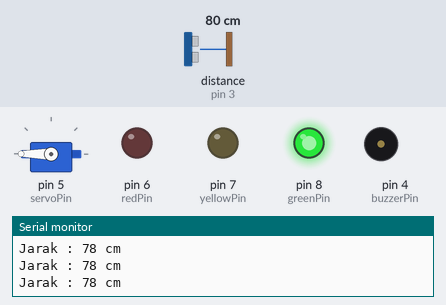
A sketch run on a simulated Arduino Uno, built with avr-gcc and run on an emulated ATmega328P. Shown: servo, output pins drawn as LEDs (lit = HIGH), buzzer (waves = sounding, pin HIGH), the last lines printed to the serial monitor. Wiring (inferred from the names in the program): ultrasonic range finder: trigger pin 2; echo pin 3. The test bench sets the inputs (shaded band); at power-on: distance to the obstacle (sensor on pin 3) 80 cm. The echo pulse lasts 58.3 µs per cm; pins used as bus, display or sensor lines are not drawn.

Above: at 1.2 s.
1.3 s: distance to the obstacle (sensor on pin 3) set to 9 cm
4.3 s: distance to the obstacle (sensor on pin 3) set to 6 cm
At 4.72 s:
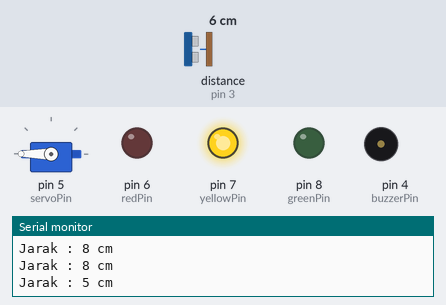
At 5.8 s:
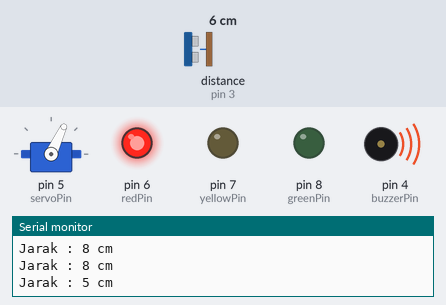
Timing chart, 0 to 11.5 s (numbered marks = the images above; inputs shaded):
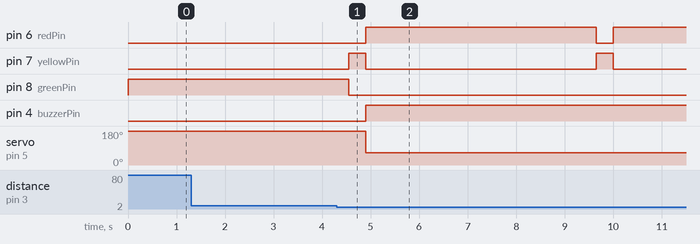

The sketch:

code.ino
```cpp
#include <Servo.h>

const int trigPin = 2;
const int echoPin = 3;
const int buzzerPin = 4;
const int servoPin = 5;
const int redPin = 6;
const int yellowPin = 7;
const int greenPin = 8;

const int servoDefaultWrite = 180;

long duration;
int distance;
Servo servo;

void setup() {
  pinMode(trigPin, OUTPUT);
  pinMode(echoPin, INPUT);

  pinMode(buzzerPin, OUTPUT);
  servo.attach(servoPin);

  pinMode(redPin, OUTPUT);
  pinMode(yellowPin, OUTPUT);
  pinMode(greenPin, OUTPUT);

  Serial.begin(9600);

  servo.write(servoDefaultWrite);
  digitalWrite(buzzerPin, LOW);
  digitalWrite(redPin, LOW);
  digitalWrite(yellowPin, LOW);
  digitalWrite(greenPin, HIGH);
}

void loop() {
  digitalWrite(trigPin, LOW);
  delayMicroseconds(2);
  digitalWrite(trigPin, HIGH);
  delayMicroseconds(10);
  digitalWrite(trigPin, LOW);

  duration = pulseIn(echoPin, HIGH);
  distance = duration * 0.034 / 2;

  Serial.print("Jarak : ");
  Serial.print(distance);
  Serial.println(" cm");

  // ------------------------

  if (distance < 7) {
    digitalWrite(redPin, LOW);
    digitalWrite(yellowPin, HIGH);
    digitalWrite(greenPin, LOW);
    delay(350);
    digitalWrite(redPin, HIGH);
    digitalWrite(yellowPin, LOW);
    digitalWrite(greenPin, LOW);
    // ------
    digitalWrite(buzzerPin, HIGH);
    servo.write(65);
    delay(4500);
  } else {
    digitalWrite(buzzerPin, LOW);
    servo.write(servoDefaultWrite);
    digitalWrite(redPin, LOW);
    digitalWrite(yellowPin, LOW);
    digitalWrite(greenPin, HIGH);
  }

  delay(250);
}
```

Measured:
- the behaviour switches between 8 and 7 cm on distance to the obstacle (sensor on pin 3) (found by bisection; images 0 and 1)
- after the input at 4.3 s, pin 6 (redPin): LOW → HIGH after 0.60 s, → LOW 4.8 s later, → HIGH 0.35 s later; pin 7 (yellowPin): alternates HIGH for 0.35 s and LOW for 4.8 s, starting after 0.25 s; pin 8 (greenPin): HIGH → LOW after 0.25 s; pin 4 (buzzerPin): LOW → HIGH after 0.60 s; servo on pin 5 (servoPin): 180° → 65° after 0.60 s
